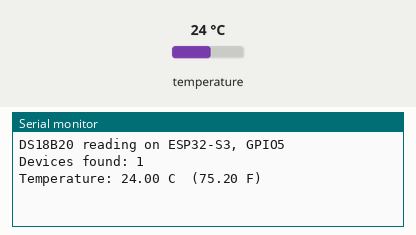
This sketch was run on a simulated ESP32-S3. Shown: the last lines printed to the serial monitor. The test bench sets the inputs (shaded band); at power-on: temperature 24 °C.

Above: at 2.2 s.
2.3 s: temperature set to 12 °C
At 4.5 s:
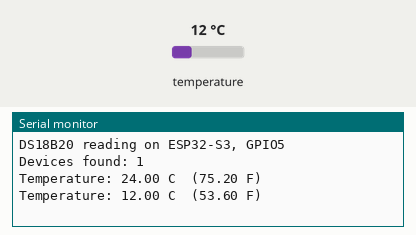
4.8 s: temperature set to 19 °C
At 6.2 s:
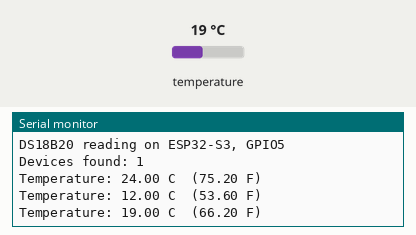
Timing chart, 0 to 7.8 s (numbered marks = the images above; inputs shaded):
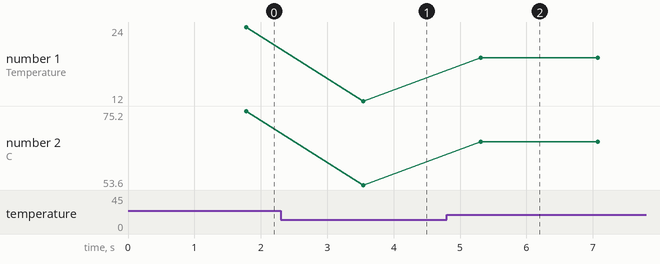

The sketch:

DS18B20_S3_Read.ino
```cpp
/*
 * DS18B20 temperature reading on ESP32-S3, DATA on GPIO5.
 * Verified hardware: raw 1-Wire test printed SENSOR PRESENT on this pin.
 *
 * Wiring: Red -> 3.3V, Black -> GND, Yellow (DATA) -> GPIO5,
 *         4.7k resistor between DATA and 3.3V.
 * Libraries: OneWire (Paul Stoffregen), DallasTemperature (Miles Burton).
 * Serial monitor: 115200.
 */
#include <OneWire.h>
#include <DallasTemperature.h>

#define ONE_WIRE_PIN 5

OneWire oneWire(ONE_WIRE_PIN);
DallasTemperature sensors(&oneWire);

void setup() {
    Serial.begin(115200);
    delay(1000);
    Serial.println("\nDS18B20 reading on ESP32-S3, GPIO5");

    sensors.begin();
    Serial.printf("Devices found: %d\n", sensors.getDeviceCount());
}

void loop() {
    sensors.requestTemperatures();
    float t = sensors.getTempCByIndex(0);

    if (t == DEVICE_DISCONNECTED_C) {
        Serial.println("Sensor not detected - check wiring / 4.7k pull-up");
    } else {
        Serial.printf("Temperature: %.2f C  (%.2f F)\n", t, t * 9.0f / 5.0f + 32.0f);
    }
    delay(1000);
}
```

Measured:
- after the input at 2.3 s, the serial monitor: prints a new line after 1.2 s (image 1)
- after the input at 4.8 s, the serial monitor: prints a new line after 0.51 s (image 2)
- plotted number 1: 24 → 12 after the input at 2.3 s, 12 → 19 after the input at 4.8 s
- plotted number 2: 75.2 → 53.6 after the input at 2.3 s, 53.6 → 66.2 after the input at 4.8 s
